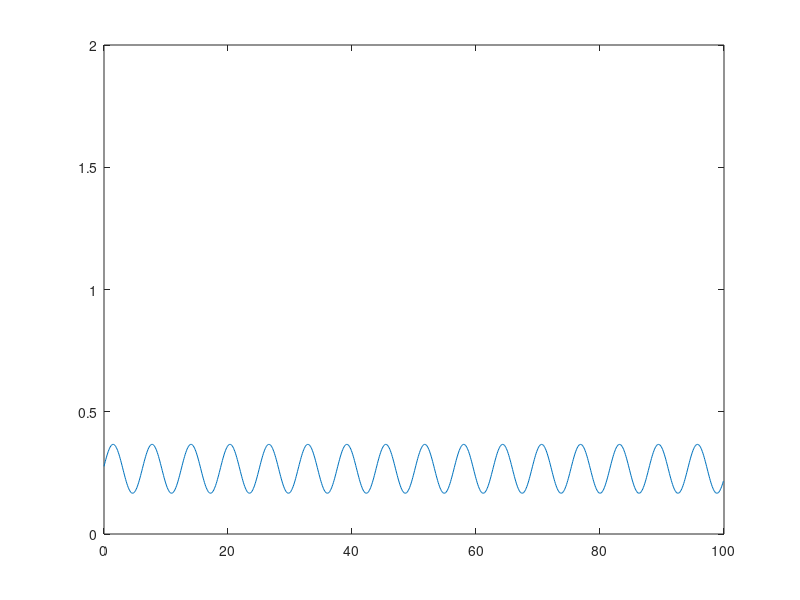

Reproduce this figure in MATLAB. (Note: this script raises an error after producing the figure.)
%Set up 

%model (As in Gandhi et al (except P and D))
D = 10; %Seed dispersal rate - Something funky going on here
L = 4; %Evap Rate
M = 1.8; %Mortality Rate
J = 0.003; %Water Use Efficiency
V = 63; %Advection Rate
R = 100; %Transpiration Rate
P = 250; %Precip rate (in 240<P<272 range for pattern formation

%Finite difference parameters
tmax = 10000; %number of timesteps to run
xmax = 1000; %number of gridpoints in space
dt = 0.01; %Timestep size
dx = 0.1; %Grid resolution
xax = linspace(0,(xmax-1)*dx,xmax);
domlength = dx*xmax;

%Preallocating size of W,B
W = zeros(tmax,xmax);
B=W;

% %DBCs
% Wx0 = 0; 
% Bx0 = 0.5; 

%ICs (perturbations about equilibrium
Beq = 0.5*(P*J/M + sqrt((P*J/M)^2-4*L/R)); 
Weq = M/(J*R*Beq);

    %Impulse ICs
%     W(1,1) = 2;
%     B(1,1) = 2;

for j = 1:xmax

%         %Uniform Noisy ICs
%         B(1,j) = 0.3 + (0.3*rand-0.15); % Initial vegetation density
%         W(1,j) = 0.3 + (0.3*rand-0.15); % Initial water concentration

%             Periodic ICs
            
            B(1,j) = Beq + 0.1*(sin(j*domlength/xmax)); % Initial vegetation density
            W(1,j) = Weq + 0.1*(sin(j*domlength/xmax)); % Initial water concentration
            

%         %Step ICs
%         if j<xmax/2
%             B(1,j) = 0.3;
%             W(1,j) = 0.3;
%         else
%             B(1,j) = 0.45;
%             W(1,j) = 0.45;
%         end

end

%Keeping note of total biomass
Bsum(1) = sum(B(1,:));

    figure(1)
    clf
    fig1 = gca;
    pl1 = plot(fig1,xax,B(1,:));
    
    ylim([0 2])
    drawnow

%Initialise the matrices

lambda = dt*V/dx;
mu = D*dt/(dx^2);

lambdaMat = diag(repmat(1+lambda,xmax,1)) + diag(repmat(-lambda,xmax-1,1),1);
lambdaMat(xmax,1) = -lambda;
lambdaMatInv = lambdaMat^-1;

muMat = diag(repmat(1+2*mu,xmax,1)) + diag(repmat(-mu,xmax-1,1),1) + diag(repmat(-mu,xmax-1,1),-1);
muMat(xmax,1) = -mu;
muMat(1,xmax) = -mu;
muMatInv = muMat^-1;


for i = 2:tmax
    Wrow = W(i-1,:);
    Brow = B(i-1,:);
    W(i,:) = (lambdaMatInv*(Wrow + dt*(-L*Wrow - R*Wrow.*Brow.^2 + P))')';
    B(i,:) = (muMatInv*(Brow + dt*(J*R*Wrow.*Brow.^2 - M*Brow))')';

if mod(i,100) == 0
    pl1.YData = B(i,:); 
    drawnow
    i
end
Bsum(i) = sum(B(i,:));
end

%Total biomass over time plot, interesting
figure(2)
fig2 = gca;
pl2 = plot(fig2,1:tmax,Bsum);
ylabel('Total Biomass')
xlabel('Time')
title('Total Biomass Over Time')



        
